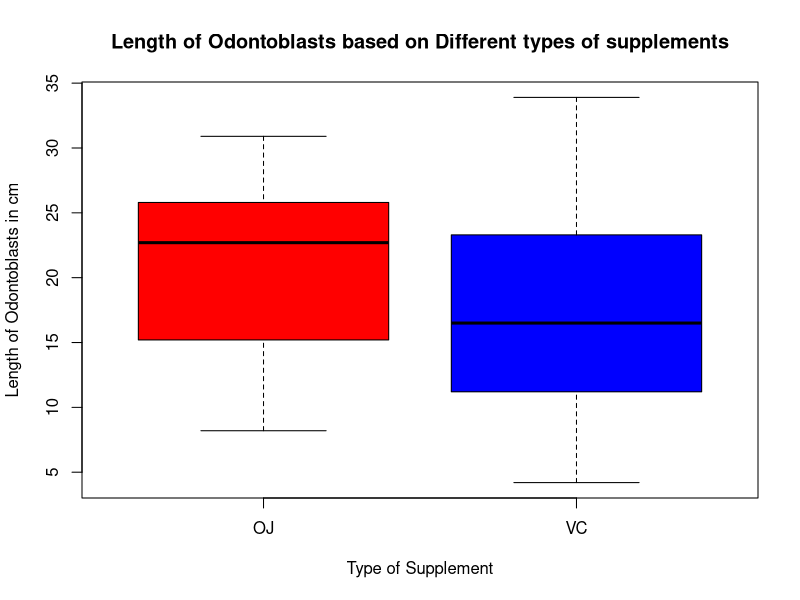
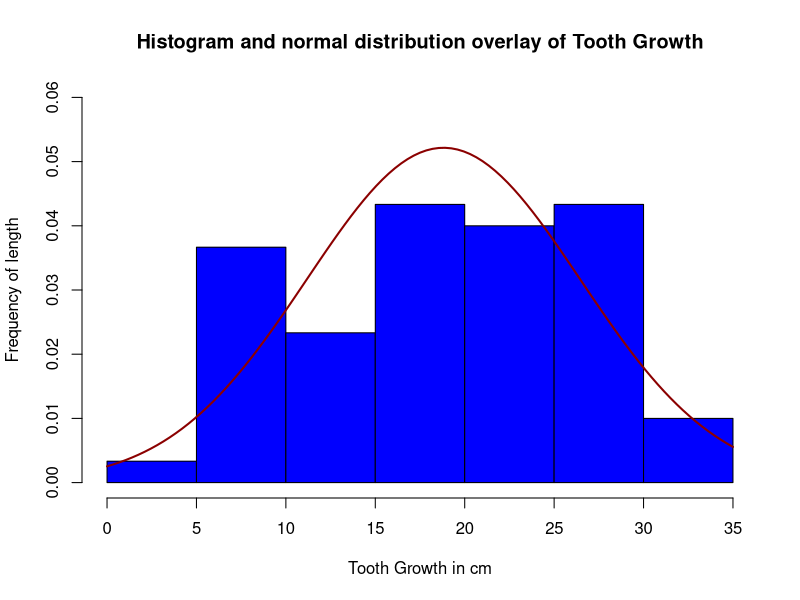
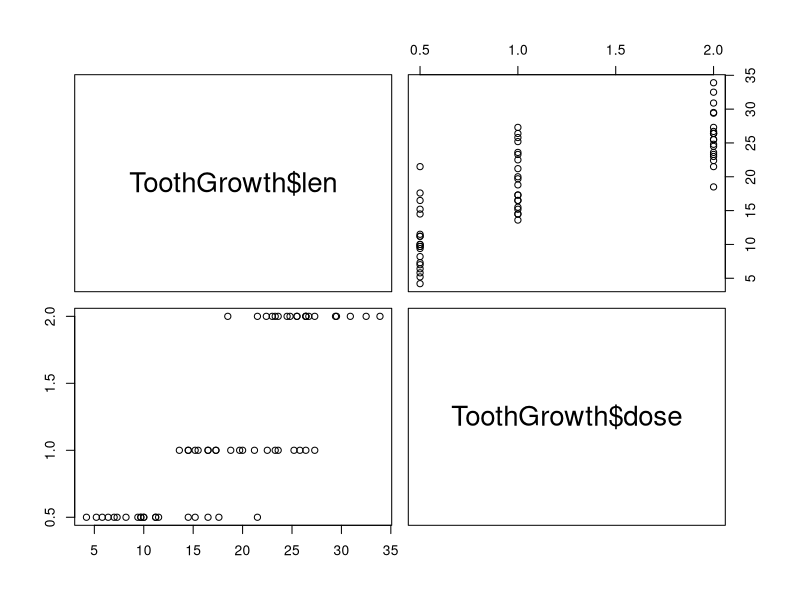

The R source for these figures, in order:
## ---- chunk 1
boxplot(ToothGrowth$len~ToothGrowth$supp, xlab="Type of Supplement", ylab="Length of Odontoblasts in cm", main="Length of Odontoblasts based on Different types of supplements", col=c("red","blue"))
## ---- chunk 2
shapiro.test(ToothGrowth$len)
## ---- chunk 3
hist(ToothGrowth$len, xlab="Tooth Growth in cm", ylab="Frequency of length", freq=FALSE, main="Histogram and normal distribution overlay of Tooth Growth", col="Blue", ylim=c(0,0.06))
mean.growth<-mean(ToothGrowth$len)
sd.growth<-sd(ToothGrowth$len)
curve(dnorm(x, mean=mean.growth, sd=sd.growth),col="darkred", lwd=2, add=TRUE, yaxt="n")
## ---- chunk 4
t.test(ToothGrowth$len~ToothGrowth$supp, alternative=c("greater"))
## ---- chunk 5
t.test(ToothGrowth$len~ToothGrowth$supp, althernative=c("two.sided"))
## ---- chunk 6
pairs(ToothGrowth$len~ToothGrowth$dose)
cor.test(ToothGrowth$len, ToothGrowth$dose)
0.8026913*.8026913
